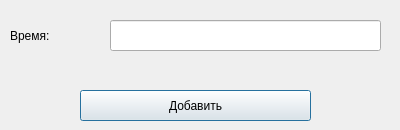
<?xml version="1.0" encoding="UTF-8"?>
<ui version="4.0">
 <class>Dialog</class>
 <widget class="QDialog" name="Dialog">
  <property name="geometry">
   <rect>
    <x>0</x>
    <y>0</y>
    <width>400</width>
    <height>130</height>
   </rect>
  </property>
  <property name="windowTitle">
   <string>Dialog</string>
  </property>
  <widget class="QLabel" name="label">
   <property name="geometry">
    <rect>
     <x>10</x>
     <y>10</y>
     <width>91</width>
     <height>51</height>
    </rect>
   </property>
   <property name="styleSheet">
    <string notr="true">font: 16pt &quot;Perpetua&quot;;</string>
   </property>
   <property name="text">
    <string>Время:</string>
   </property>
  </widget>
  <widget class="QPushButton" name="pushButton">
   <property name="geometry">
    <rect>
     <x>80</x>
     <y>90</y>
     <width>231</width>
     <height>31</height>
    </rect>
   </property>
   <property name="styleSheet">
    <string notr="true">font: 13pt &quot;Perpetua&quot;;</string>
   </property>
   <property name="text">
    <string>Добавить</string>
   </property>
  </widget>
  <widget class="QLineEdit" name="line_name">
   <property name="geometry">
    <rect>
     <x>110</x>
     <y>20</y>
     <width>271</width>
     <height>31</height>
    </rect>
   </property>
   <property name="text">
    <string/>
   </property>
  </widget>
 </widget>
 <resources/>
 <connections/>
</ui>
